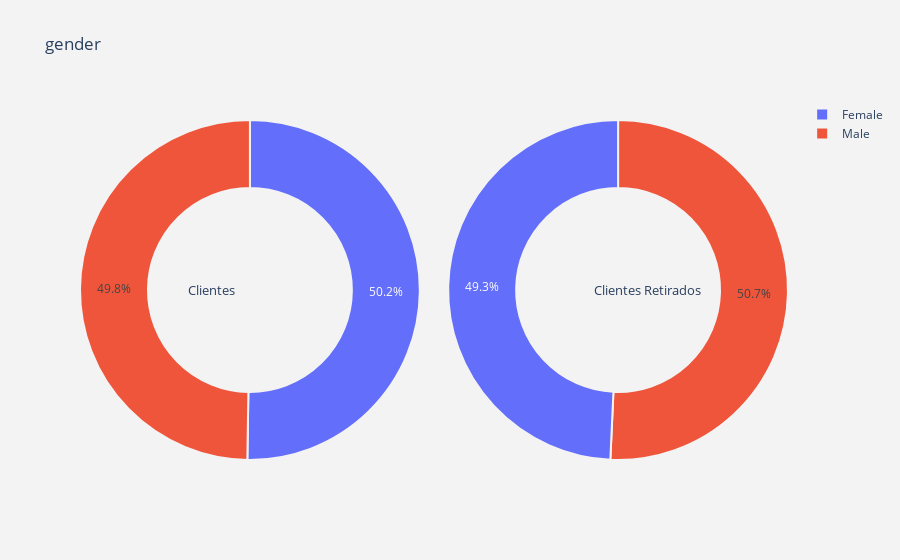
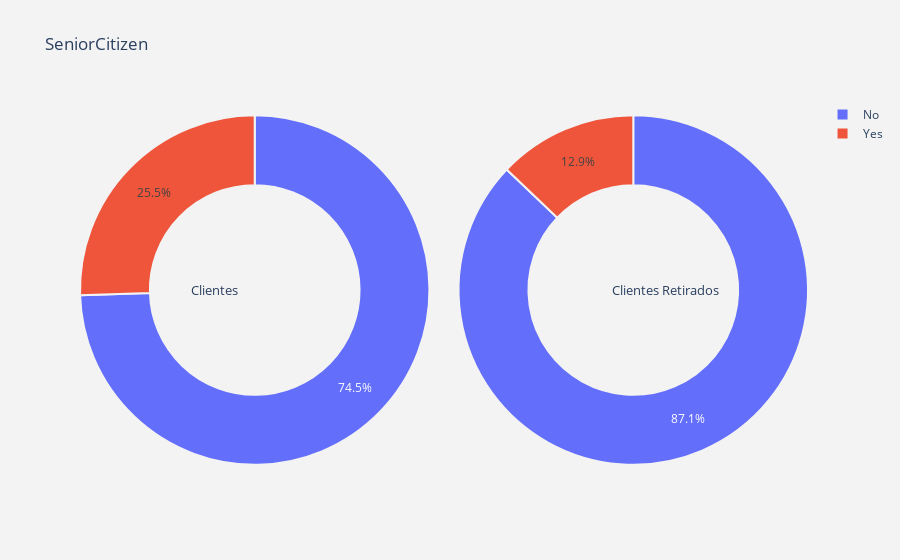
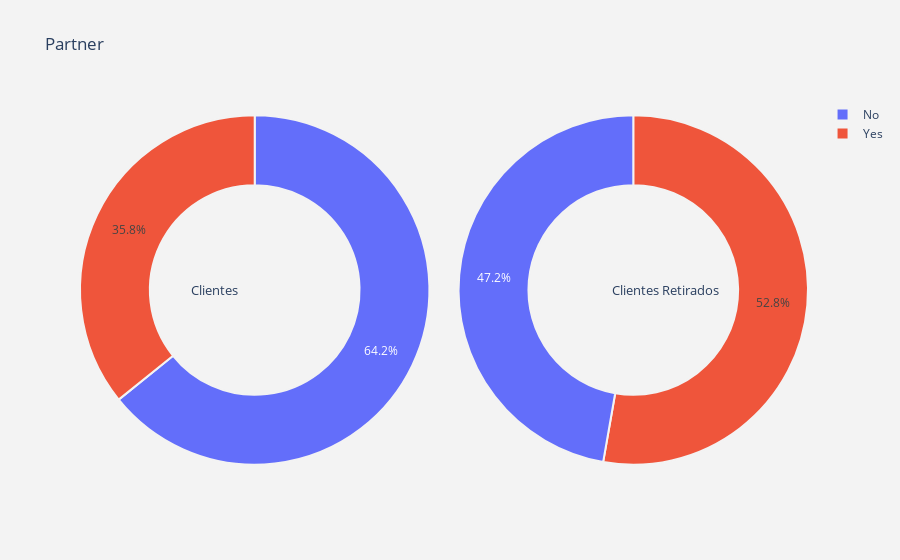
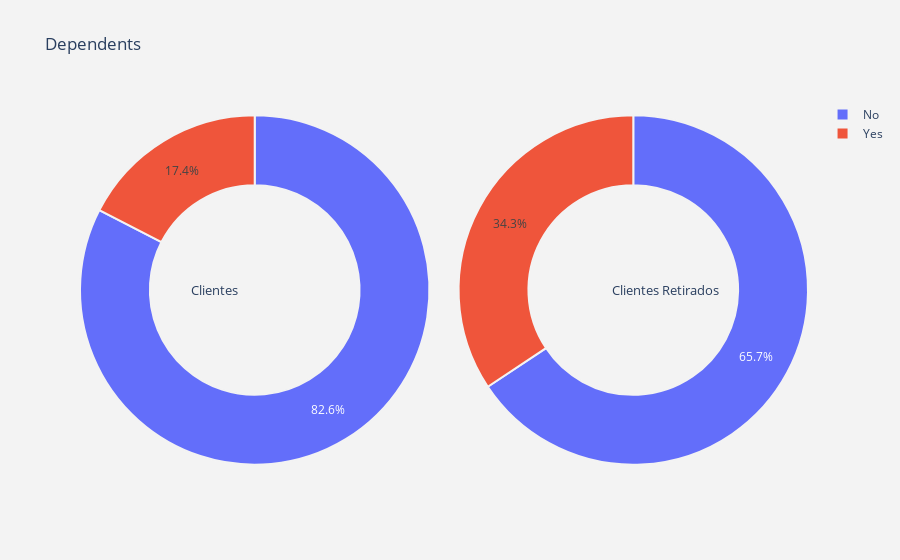

Write notebook code for charts like these, in order.
### Code cell
##Visualizacion automatica en graficos pie por cada atributo del cliente
def plot_pie(column) :
    
    trace1 = go.Pie(values  = churn[column].value_counts().values.tolist(),
                    labels  = churn[column].value_counts().keys().tolist(),
                    hoverinfo = "label+percent+name",
                    domain  = dict(x = [0,.48]),
                    name    = "Clientes Activos",
                    marker  = dict(line = dict(width = 2,
                                               color = "rgb(243,243,243)")
                                  ),
                    hole    = .6
                   )
    trace2 = go.Pie(values  = not_churn[column].value_counts().values.tolist(),
                    labels  = not_churn[column].value_counts().keys().tolist(),
                    hoverinfo = "label+percent+name",
                    marker  = dict(line = dict(width = 2,
                                               color = "rgb(243,243,243)")
                                  ),
                    domain  = dict(x = [.52,1]),
                    hole    = .6,
                    name    = "Clientes Retirados" 
                   )


    layout = go.Layout(dict(title = column + "  ",
                            plot_bgcolor  = "rgb(243,243,243)",
                            paper_bgcolor = "rgb(243,243,243)",
                            annotations = [dict(text = "Clientes",
                                                font = dict(size = 13),
                                                showarrow = False,
                                                x = .15, y = .5),
                                           dict(text = "Clientes Retirados",
                                                font = dict(size = 13),
                                                showarrow = False,
                                                x = .88,y = .5
                                               )
                                          ]
                           )
                      )
    data = [trace1,trace2]
    fig  = go.Figure(data = data,layout = layout)
    py.iplot(fig)


#function  for histogram for customer attrition types
def histogram(column) :
    trace1 = go.Histogram(x  = churn[column],
                          histnorm= "percent",
                          name = "Clientes Activos",
                          marker = dict(line = dict(width = .5,
                                                    color = "black"
                                                    )
                                        ),
                         opacity = .9 
                         ) 
    
    trace2 = go.Histogram(x  = not_churn[column],
                          histnorm = "percent",
                          name = "Clientes Retirados",
                          marker = dict(line = dict(width = .5,
                                              color = "black"
                                             )
                                 ),
                          opacity = .9
                         )
    
    data = [trace1,trace2]
    layout = go.Layout(dict(title =column + "   ",
                            plot_bgcolor  = "rgb(243,243,243)",
                            paper_bgcolor = "rgb(243,243,243)",
                            xaxis = dict(gridcolor = 'rgb(255, 255, 255)',
                                             title = column,
                                             zerolinewidth=1,
                                             ticklen=5,
                                             gridwidth=2
                                            ),
                            yaxis = dict(gridcolor = 'rgb(255, 255, 255)',
                                             title = "percent",
                                             zerolinewidth=1,
                                             ticklen=5,
                                             gridwidth=2
                                            ),
                           )
                      )
    fig  = go.Figure(data=data,layout=layout)
    
    py.iplot(fig)
    
#function  for scatter plot matrix  for numerical columns in data
def scatter_matrix(df)  :
    
    df  = df.sort_values(by = "Churn" ,ascending = True)
    classes = df["Churn"].unique().tolist()
    classes
    
    class_code  = {classes[k] : k for k in range(2)}
    class_code

    color_vals = [class_code[cl] for cl in df["Churn"]]
    color_vals

    pl_colorscale = "Portland"

    pl_colorscale

    text = [df.loc[k,"Churn"] for k in range(len(df))]
    text

    trace = go.Splom(dimensions = [dict(label  = "tenure",
                                       values = df["tenure"]),
                                  dict(label  = 'MonthlyCharges',
                                       values = df['MonthlyCharges']),
                                  dict(label  = 'TotalCharges',
                                       values = df['TotalCharges'])],
                     text = text,
                     marker = dict(color = color_vals,
                                   colorscale = pl_colorscale,
                                   size = 3,
                                   showscale = False,
                                   line = dict(width = .1,
                                               color='rgb(230,230,230)'
                                              )
                                  )
                    )
    axis = dict(showline  = True,
                zeroline  = False,
                gridcolor = "#fff",
                ticklen   = 4
               )
    
    layout = go.Layout(dict(title  = 
                            "Scatter plot matrix De las columnas numericas de las caracteristicas del cliente",
                            autosize = False,
                            height = 800,
                            width  = 800,
                            dragmode = "select",
                            hovermode = "closest",
                            plot_bgcolor  = 'rgba(240,240,240, 0.95)',
                            xaxis1 = dict(axis),
                            yaxis1 = dict(axis),
                            xaxis2 = dict(axis),
                            yaxis2 = dict(axis),
                            xaxis3 = dict(axis),
                            yaxis3 = dict(axis),
                           )
                      )
    data   = [trace]
    fig = go.Figure(data = data,layout = layout )
    py.iplot(fig)

#for all categorical columns plot pie
for i in cat_cols :
    plot_pie(i)

#for all categorical columns plot histogram    
for i in num_cols :
    histogram(i)

#scatter plot matrix
scatter_matrix(telec)

### Figure 1 — Plotly figure (JSON) as saved in the notebook; plotly's stock layout.template omitted (floating-point values rounded to 4 significant figures)
{"data": [{"domain": {"x": [0, 0.48]}, "hole": 0.6, "hoverinfo": "label+percent+name", "labels": ["Female", "Male"], "marker": {"line": {"color": "rgb(243,243,243)", "width": 2}}, "name": "Clientes Activos", "type": "pie", "values": [939, 930]}, {"domain": {"x": [0.52, 1]}, "hole": 0.6, "hoverinfo": "label+percent+name", "labels": ["Male", "Female"], "marker": {"line": {"color": "rgb(243,243,243)", "width": 2}}, "name": "Clientes Retirados", "type": "pie", "values": [2619, 2544]}], "layout": {"annotations": [{"font": {"size": 13}, "showarrow": false, "text": "Clientes", "x": 0.15, "y": 0.5}, {"font": {"size": 13}, "showarrow": false, "text": "Clientes Retirados", "x": 0.88, "y": 0.5}], "paper_bgcolor": "rgb(243,243,243)", "plot_bgcolor": "rgb(243,243,243)", "title": {"text": "gender  "}}}

### Figure 2 — Plotly figure (JSON) as saved in the notebook; plotly's stock layout.template omitted (floating-point values rounded to 4 significant figures)
{"data": [{"domain": {"x": [0, 0.48]}, "hole": 0.6, "hoverinfo": "label+percent+name", "labels": ["No", "Yes"], "marker": {"line": {"color": "rgb(243,243,243)", "width": 2}}, "name": "Clientes Activos", "type": "pie", "values": [1393, 476]}, {"domain": {"x": [0.52, 1]}, "hole": 0.6, "hoverinfo": "label+percent+name", "labels": ["No", "Yes"], "marker": {"line": {"color": "rgb(243,243,243)", "width": 2}}, "name": "Clientes Retirados", "type": "pie", "values": [4497, 666]}], "layout": {"annotations": [{"font": {"size": 13}, "showarrow": false, "text": "Clientes", "x": 0.15, "y": 0.5}, {"font": {"size": 13}, "showarrow": false, "text": "Clientes Retirados", "x": 0.88, "y": 0.5}], "paper_bgcolor": "rgb(243,243,243)", "plot_bgcolor": "rgb(243,243,243)", "title": {"text": "SeniorCitizen  "}}}

### Figure 3 — Plotly figure (JSON) as saved in the notebook; plotly's stock layout.template omitted (floating-point values rounded to 4 significant figures)
{"data": [{"domain": {"x": [0, 0.48]}, "hole": 0.6, "hoverinfo": "label+percent+name", "labels": ["No", "Yes"], "marker": {"line": {"color": "rgb(243,243,243)", "width": 2}}, "name": "Clientes Activos", "type": "pie", "values": [1200, 669]}, {"domain": {"x": [0.52, 1]}, "hole": 0.6, "hoverinfo": "label+percent+name", "labels": ["Yes", "No"], "marker": {"line": {"color": "rgb(243,243,243)", "width": 2}}, "name": "Clientes Retirados", "type": "pie", "values": [2724, 2439]}], "layout": {"annotations": [{"font": {"size": 13}, "showarrow": false, "text": "Clientes", "x": 0.15, "y": 0.5}, {"font": {"size": 13}, "showarrow": false, "text": "Clientes Retirados", "x": 0.88, "y": 0.5}], "paper_bgcolor": "rgb(243,243,243)", "plot_bgcolor": "rgb(243,243,243)", "title": {"text": "Partner  "}}}

### Figure 4 — Plotly figure (JSON) as saved in the notebook; plotly's stock layout.template omitted (floating-point values rounded to 4 significant figures)
{"data": [{"domain": {"x": [0, 0.48]}, "hole": 0.6, "hoverinfo": "label+percent+name", "labels": ["No", "Yes"], "marker": {"line": {"color": "rgb(243,243,243)", "width": 2}}, "name": "Clientes Activos", "type": "pie", "values": [1543, 326]}, {"domain": {"x": [0.52, 1]}, "hole": 0.6, "hoverinfo": "label+percent+name", "labels": ["No", "Yes"], "marker": {"line": {"color": "rgb(243,243,243)", "width": 2}}, "name": "Clientes Retirados", "type": "pie", "values": [3390, 1773]}], "layout": {"annotations": [{"font": {"size": 13}, "showarrow": false, "text": "Clientes", "x": 0.15, "y": 0.5}, {"font": {"size": 13}, "showarrow": false, "text": "Clientes Retirados", "x": 0.88, "y": 0.5}], "paper_bgcolor": "rgb(243,243,243)", "plot_bgcolor": "rgb(243,243,243)", "title": {"text": "Dependents  "}}}
